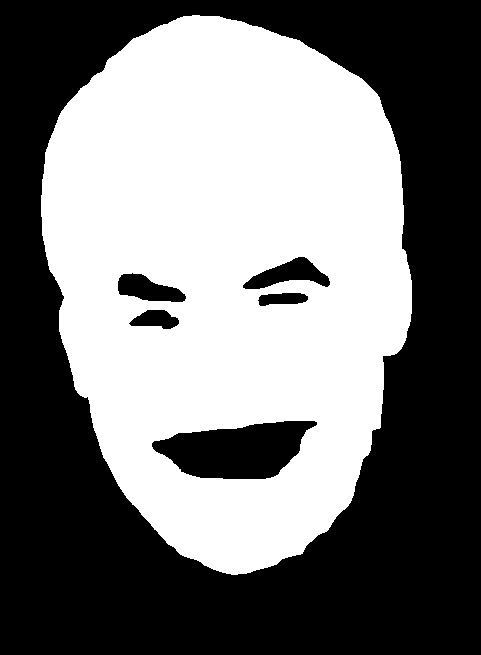
#> input picture art-src/adobe/PB-chad-4-headmask.png, 481 x 655 px, given in place of GF4-tee-things-cutout.png, which was not available
$ python cut.py ../../../art-src/adobe/PB-chad-4-headmask.png
#> lines starting #> are read from the running program, lines starting #| are printed output that depends on the picture
### tools/make_cutouts.py
"""Turn Adobe background-removed images into game-ready photo cutouts.

Inputs  (art-src/adobe):     <name>-cutout.png   (RGBA, background removed)
Outputs (src/assets/scrap):  one trimmed picture per game piece (saved as WebP)

The game adds the white paper border and drop shadow itself, so these are just
the clean cutouts, trimmed to their contents.

Run:  python tools/make_cutouts.py              every step, which takes a few minutes
      python tools/make_cutouts.py sand         just the steps named (see STEPS at the bottom)
(needs what is in tools/requirements.txt. How the inputs are made is in docs/cutting.md.)
"""
import os
import cv2
import numpy as np
from PIL import Image
from shrink_assets import save_webp

ROOT = os.path.dirname(os.path.dirname(os.path.abspath(__file__)))
SRC = os.path.join(ROOT, "art-src", "adobe")
GEN = os.path.join(ROOT, "art-src", "generated")
OUT = os.path.join(ROOT, "src", "assets", "scrap")
# (A quick game with a folder of its own cuts its pictures with a file of its own,
# src/minis/<id>/cut.py, which borrows what is here and points these three at its own
# folders: its sources in art-src/games/<id>, its pieces in src/minis/<id>/assets.)


def load(name):
#> called with name = 'GF4-tee-things-cutout.png'
    return np.asarray(Image.open(os.path.join(SRC, name)).convert("RGBA"), dtype=np.float32) / 255.0


def save(name, rgba):
    """Save a cutout. It is called "name.png" everywhere, here and in the game,
    but what is written is a WebP, which is a fraction of the size."""
    os.makedirs(OUT, exist_ok=True)
    path = os.path.join(OUT, name)
    image = Image.fromarray((np.clip(rgba, 0, 1) * 255).astype(np.uint8), "RGBA")
    if name.endswith(".png"):
        size = save_webp(image, path)
    else:
        image.save(path, optimize=True)
        size = os.path.getsize(path)
    print(name, rgba.shape[1], "x", rgba.shape[0], size, "bytes")


def trim(rgba, margin=2):
    ys, xs = np.where(rgba[..., 3] > 0.08)
    y0, y1 = max(0, ys.min() - margin), min(rgba.shape[0], ys.max() + 1 + margin)
    x0, x1 = max(0, xs.min() - margin), min(rgba.shape[1], xs.max() + 1 + margin)
    return rgba[y0:y1, x0:x1]


# [34 lines left out: functions seal_glass, richer, bug, not called in this run]


def original(name):
    return np.asarray(Image.open(os.path.join(GEN, name)).convert("RGB"), dtype=np.float32) / 255.0


# [14 lines left out: function pieces, not called in this run]


def hsv(rgba):
    return cv2.cvtColor(rgba[..., :3].astype(np.float32), cv2.COLOR_RGB2HSV)


# [281 lines left out: functions glass_mask, dark_glass, repaint, fractions, vehicles, cars and 10 more, not called in this run]


# The workout's bodies: for each sheet, whose it is and which pose each figure
# is doing, from left to right, with how far the new head should tip on it.
WORKOUT_SHEETS = [
    ("WT2a-mom-standing", "mom", [("ready", -0.10), ("lunge", 0.0), ("stretch", 0.0)]),
    ("WT2b-mom-floor", "mom", [("frog", 0.0), ("pretzel", 0.04), ("kick", 0.16)]),
    ("WT2c-bill-standing", "bill", [("ready", -0.10), ("lunge", 0.0), ("stretch", 0.0)]),
    ("WT2d-bill-floor", "bill", [("frog", 0.0), ("pretzel", 0.04), ("kick", 0.16)]),
]
# How tall a chin is off the floor when its owner stands up straight, in the game's own pixels.
STANDING_CHIN = 196


# [106 lines left out: functions workout_bodies, workout_set, not called in this run]


# The fight after school. Stephanie's bodies, by sheet, in the order they stand on it; the
# other girl before and after, the same way.
FIGHT_CHEER = [("AS1a-cheer-standing", ["ready", "fingers", "kick", "flurry"]), ("AS1b-cheer-losing", ["plead", "fly", "ko"])]
FIGHT_RIVAL = [("AS2a-rival-before", ["walk", "point", "flinch", "charge"], "point", 286),
               ("AS2b-rival-after", ["hulk", "flick", "win"], "hulk", 356),
               # her arm at four heights, for swinging Stephanie by: down and out, level, up and out, straight up
               ("AS5-rival-arms", ["arm0", "arm1", "arm2", "arm3"], "arm1", 356)]
# Poses in which she has an arm out with something in the hand: the game needs to know
# where that hand is. It is the leftmost point of her, or for an arm straight up, the topmost.
FIGHT_HANDS = {"flick": "left", "arm0": "left", "arm1": "left", "arm2": "left", "arm3": "top"}


# [125 lines left out: function fight, not called in this run]


# The day Chad had had enough. Whose faces there are photos of, and what each photo is
# of: the photo's number (art-src/photos/<who>-<number>.jpg), the look on his face, how far
# to turn his head to set it straight where he has it on one side (degrees, anticlockwise),
# how much more jaw to give him where the selection stopped short of his chin (as a
# fraction of the height of his head: stubble in shadow is not always taken for face),
# and how much longer than usual his face is where his mouth is wide open (so that his
# head comes out as wide as it does in his other photos, and not squeezed to their height).
BAT_FACES = [("chad", [("1", "scowl", 0, 0.045, 1), ("2", "smile", 0, 0, 1), ("3", "grin", 0, 0, 1), ("4", "laugh", 0, 0, 1), ("5", "yell", 0, 0, 1.13),
                       ("6", "cry", 0, 0, 1.07), ("7", "set", 0, 0, 1)]),
             ("shane", [("1", "beam", 0, 0, 1), ("2", "wary", 0, 0, 1), ("3", "smirk", -17, 0, 1), ("4", "scared", -8, 0, 1), ("5", "cry", 0, 0, 1),
                        ("6", "doe", 0, 0, 1)])]
# The faces that are also seen close up (in the sandbox), and so are kept at a bigger size as well.
BAT_CLOSE_UPS = {("chad", "set"), ("chad", "yell"), ("shane", "doe"), ("shane", "cry")}


# [91 lines left out: function bat_faces, not called in this run]


# The brothers' bodies, by sheet: whose it is, the poses on it from left to right with how
# far his head tips in each (radians, clockwise), and which pose on it has him standing up
# straight, if any does: that one says how big the sheet is to be drawn. (None is a figure
# that is not used: the running and the swing were made again, because both runs on the
# first sheets were the same stride and the swing's bat ran off the edge of its panel.)
BAT_SHEETS = [
    ("chad", "PB1a-chad-standing", [("stand", 0.0), ("shoved", -0.2), ("mad", 0.0), ("hide", 0.1)], "stand"),
    ("chad", "PB1b-chad-bat", [None, None, None, ("down", 0.0)], "down"),
    ("chad", "PB1c-chad-running", [("run1", 0.12), ("run2", 0.08), ("swing", 0.15)], None),
    ("shane", "PB2a-shane-standing", [("push", 0.15), ("laugh", 0.0), ("bawl", -0.06)], "laugh"),
    ("shane", "PB2b-shane-running", [None, None, ("ow", 0.12)], None),
    ("shane", "PB2c-shane-running", [("run1", 0.12), ("run2", 0.08)], None),
    # ...and for the sandbox
    ("chad", "SB3-chad-sandbox", [("dig", 0.5), ("bucket", 0.5), ("wail", 0.0), ("stance", 0.0)], "stance"),
    ("shane", "SB2-shane-sandbox", [("throw", 0.1), ("reach", 0.08), ("punch", 0.06), ("good", 0.0)], "good"),
]
# How far off the ground a boy's chin is when he stands up straight, in game pixels; and how
# many of the picture's pixels are kept for each of the game's.
KID_CHIN = 110
KID_DETAIL = 3
# Poses in which he has the bat up in front of his face: his body goes over his head, not under it.
BAT_IN_FRONT = {"mad", "run1", "run2", "swing"}
# Their mother, in the back doorway: how far off the ground her chin is (in the units of the
# piece of the game she is drawn in), and how tall the doorway she stands in is on the screen.
MOM_CHIN = 178
DOORWAY = 290


# [45 lines left out: functions headless, stood, not called in this run]


def smaller(piece, k):
    return cv2.resize(piece, (max(1, round(piece.shape[1] * k)), max(1, round(piece.shape[0] * k))), interpolation=cv2.INTER_AREA)


# [128 lines left out: functions bat_bodies, bat_door, bat_things, not called in this run]


# The day of the pocket sand. The two pictures of the brothers hugging: what each is
# called, its sheet, how far each of their heads tips in it (Chad's, then Shane's), and how
# far apart their chins are put, in game pixels. (Further than in the picture: the heads
# they are given are twice the size of the ones they had, and would be one on top of the other.)
SAND_PAIRS = [("hug", "SB6-hug", 0.14, -0.12, 40), ("side", "SB7-side-hug", 0.05, -0.06, 46)]
# Where their mother's raised arm bends, in the picture of her from below (SB9): the forearm is
# everything of her to the right of FOREARM_FROM and above FOREARM_ENDS, and it turns at ELBOW.
FOREARM_FROM, FOREARM_ENDS, ELBOW = 900, 574, (948, 614)
# How far down the picture of the sandbox its near plank begins: that much of it is a
# piece of its own as well, to go in front of whoever is standing in the sand.
BOX_NEAR = 0.764


# [45 lines left out: functions mom_scold, without_heads, chin_of, not called in this run]


def boxed(piece):
    ys, xs = np.where(piece[..., 3] > 0.3)
    return max(0, xs.min() - 3), min(piece.shape[1], xs.max() + 4), max(0, ys.min() - 3), min(piece.shape[0], ys.max() + 4)


# [390 lines left out: functions sand, bat_yard, mailman, tree, fence, houses and 10 more, not called in this run]


# The family's animals, from the family's photos of them: each photo's name in art-src/adobe
# (Adobe's cutout of it), and how tall the piece is saved, in pixels.
ANIMALS = [("roger-happy", 620), ("roger-sit", 620), ("roger-lie", 420), ("roger-sleepy", 420), ("roger-portrait", 420),
           ("grump-eat", 300), ("grump-held", 220), ("grump-asleep", 320), ("grump-up", 320)]


# [223 lines left out: functions animals, props, string_face, no_ball, teen, hallway and 3 more, not called in this run]


# Every step, in the order they are run. Each is one kind of picture: it reads its own
# sources from art-src and writes its own pieces (and, for some, a table in src/data).
STEPS = [
    bug, vehicles, cars, heads, more_heads, bill, kid, mom, bill_faces, workout_bodies,
    workout_set, fight, bat_faces, bat_bodies, sand, teen, hallway, locker_things, splats, mailman,
    mailboxes, tree, fence, houses, concrete, guardrail, effects, phone_arm, birds, papers,
    asphalt, dogs, animals, props, postcard,
]

# [11 lines that do not run on import are left out]

### src/minis/golf/cut.py
"""Cut this game's pictures: from what the owner sent and Adobe's cutouts of it
(art-src/games/golf) into the pieces the game loads (src/minis/golf/assets), and
write what was measured on the way (where a chin is, where a blank sign is to be
lettered) to src/minis/golf/cuts.ts.

Run:  .venv/bin/python src/minis/golf/cut.py          (how the cutouts are made: docs/cutting.md)
      .venv/bin/python src/minis/golf/cut.py --keep   turns Adobe's cutouts from PNG into WebP,
                                                      a fifth of the size, which is how they are kept

It borrows the cutting tool's helpers (load, save, selection, without_heads,
chin_of, smaller, ...) and points them at this game's own folders, so nothing
here reads or writes any other game's pictures.

What came from the owner, and what Adobe was asked for each:

  GF1, GF1b  Chad with a driver, and the same again with a 7 iron: three poses a
             sheet. Each figure was sent by itself (cut out of the sheet by the
             same box for both, so that the two line up): the background off, the
             head selected ("the boy": Hair, Face, Left Ear, Right Ear), and "the
             golf club" selected.
  GF2        Bill, two poses: the same, each by itself.
  GF8a-f     Six people on the trail, two moments of a stride each: the same.
  GF4, GF6,  Sheets of things on a plain background: the background off, whole.
  GF7, GF9   (A few things were selected by name as well, in case the cutout
             dropped them. It did not: those masks are kept and not used.)
  GF3, GF5,  The first tee, the trail and the lot outside the shop: whole places,
  GF10       which go in as they are, made smaller.
  CARD       The title card for the second day, "Leave It To Chad", which the owner
             made: it goes in as it is, made smaller.
"""
import os
import sys

import cv2
import numpy as np
from PIL import Image

HERE = os.path.dirname(os.path.abspath(__file__))
ROOT = os.path.dirname(os.path.dirname(os.path.dirname(HERE)))
sys.path.insert(0, os.path.join(ROOT, "tools"))
import make_cutouts as mc  # noqa: E402

mc.SRC = os.path.join(ROOT, "art-src", "games", "golf")    # Adobe's cutouts and masks
mc.GEN = mc.SRC                                            # ...and the pictures they were made from
mc.OUT = os.path.join(HERE, "assets")                      # where the pieces go

# The pieces keep this many pixels to each of the game's (so each is drawn at a third of its size).
DETAIL = 3
# How far it is from the ground to the chin, in the game's pixels: a boy as the brothers are in
# the back yard (KID_CHIN in tools/make_cutouts.py), a grown-up standing, and one running (who leans).
KID = 110
GROWN = 198
RUNS = 190
# A whole place is made this tall in the game's pixels (more than the page, to be put where it
# suits), and keeps this many pixels to each of them.
PLACE = 660
PLACE_DETAIL = 1.5


def adobe(name):
    """One of Adobe's cutouts: as it is kept (WebP), or as it came (PNG)."""
    kept = f"{name}-cutout.webp"
    return mc.load(kept if os.path.exists(os.path.join(mc.SRC, kept)) else f"{name}-cutout.png")


# [44 lines left out: functions keep, figure, not called in this run]


# sheet, how far from ground to chin for whoever on it is standing straightest, and each figure on it:
# what it is called, and how far its head tips (the people on the trail, GF8, are seen from the side)
PEOPLE = [
    ("GF1-chad-golf", KID, [("chad_address", 0.06), ("chad_back", 0.1), ("chad_follow", -0.04)]),
    ("GF1b-chad-iron", KID, [("chad_address_iron", 0.06), ("chad_back_iron", 0.1), ("chad_follow_iron", -0.04)]),
    ("GF2-bill-tee", GROWN, [("bill_stand", 0), ("bill_ohno", 0)]),
    ("GF8a-walker-green", GROWN, [("p0_walk1", 0), ("p0_walk2", 0)]),
    ("GF8b-walker-red", GROWN, [("p1_walk1", 0), ("p1_walk2", 0)]),
    ("GF8c-walker-cardigan", GROWN, [("p2_walk1", 0), ("p2_walk2", 0)]),
    ("GF8d-runner-yellow", RUNS, [("p3_run1", 0), ("p3_run2", 0)]),
    ("GF8e-runner-white", RUNS, [("p4_run1", 0), ("p4_run2", 0)]),
    ("GF8f-runner-green", RUNS, [("p5_run1", 0), ("p5_run2", 0)]),
]


def people():
    made, sizes = {}, {}
    for sheet, height, poses in PEOPLE:
        if not any(os.path.exists(os.path.join(mc.SRC, f"{sheet}-1-cutout{ext}")) for ext in (".png", ".webp")):
            continue                    # not made yet
        found = [(pose, tilt, figure(f"{sheet}-{k + 1}", side=sheet.startswith("GF8"))) for k, (pose, tilt) in enumerate(poses)]
        # everybody on a sheet is the same size: whoever stands tallest is as tall as that kind of person is
        scale = height / max(f["tall"] for _, _, f in found)
        # (Chad with the iron is the same picture as Chad with the driver, and is made the same size)
        scale = sizes.get(sheet.replace("GF1b-chad-iron", "GF1-chad-golf"), scale)
        sizes[sheet] = scale
        for pose, tilt, f in found:
            file = pose.replace("_", "-") + ".png"
            mc.save(file, mc.smaller(f["piece"], scale * DETAIL))
            made[pose] = dict(file=file, at=f["at"], chin=(f["chin"][0] * scale, f["chin"][1] * scale), tilt=tilt,
                              hand=(f["hand"][0] * scale, f["hand"][1] * scale))
    return made


# ---- things ---------------------------------------------------------------------------------

def bands(sheet, splits):
    """A sheet of things in a row, cut where the gaps between them are (as fractions of its
    width): each thing by itself, trimmed, left to right."""
    cut = adobe(sheet)
    edges = [0] + [round(s * cut.shape[1]) for s in splits] + [cut.shape[1]]
    out = []
    for a, b in zip(edges, edges[1:]):
        piece = cut.copy()
        piece[:, :a] = 0
        piece[:, b:] = 0
        out.append(mc.trim(piece))
#> this loop made 5 passes
#> (x0 in trim, x1 in trim) on passes 1 to 5: (0, 91), (87, 162), (158, 288), (284, 412), (408, 481)
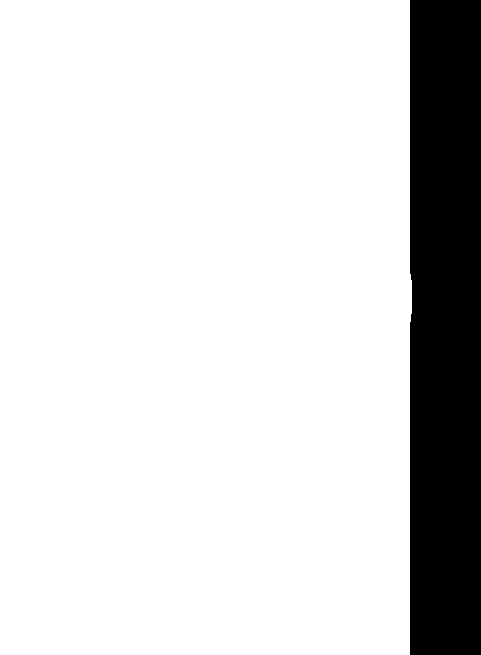
#> piece: shape (655, 481, 4) float32; mean R, G, B, A 0.00026, 0.00026, 0.00026, 0.148; transparent parts drawn white
#> after the loop, out = 5 items
    return out


def sized(piece, wide=None, tall=None):
    """A piece made the size it is drawn at (so many of the game's pixels wide, or tall)."""
    k = (wide / piece.shape[1] if wide else tall / piece.shape[0]) * DETAIL
    return mc.smaller(piece, k)


# [10 lines left out: function blank, not called in this run]


def board(piece, share=0.8):
    """The board of a sign on posts: the rows where it is nearly as wide as it gets."""
    wide = (piece[..., 3] > 0.5).sum(axis=1)
    rows = np.where(wide > wide.max() * share)[0]
    cols = np.where((piece[rows.min():rows.max() + 1, :, 3] > 0.5).any(axis=0))[0]
    return (cols.min() / piece.shape[1], rows.min() / piece.shape[0], (cols.max() + 1) / piece.shape[1], (rows.max() + 1) / piece.shape[0])


def things():
    signs = {}
    # GF4: what is on the tee
    bag, sign, driver, iron, ball = bands("GF4-tee-things", [0.185, 0.332, 0.595, 0.852])
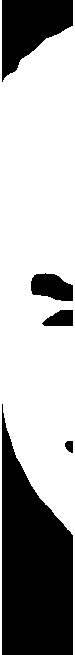
#> sign: shape (655, 75, 4) float32; mean of channels 0, 1, 2, 3 0.606, 0.606, 0.606, 0.947; transparent parts drawn white
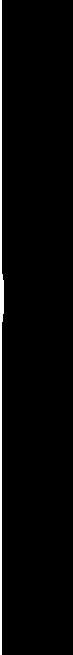
#> ball: shape (655, 73, 4) float32; mean of channels 0, 1, 2, 3 0.00171, 0.00171, 0.00171, 0.973; transparent parts drawn white
    mc.save("bag.png", sized(bag, tall=150))
#> (the call stopped at in save, `size = save_webp(image, path)`: shrink_assets is not available in this run)
    mc.save("sign.png", sized(sign, tall=104))
#> (the call stopped at in save, `size = save_webp(image, path)`: shrink_assets is not available in this run)
    signs["sign"] = board(sign)
#> in board, `wide = (piece[..., 3] > 0.5).sum(axis=1)`: wide = 655 values from 71 to 71
#> in board, `rows = np.where(wide > wide.max() * share)[0]`: rows = 655 values from 0 to 654
#> in board, `cols = np.where((piece[rows.min():rows.max() + 1, :, 3] > 0.5).any(axi..`: cols = 71 values from 2 to 72
    mc.save("club-driver.png", sized(driver, wide=84))
#> call 3 of smaller, with k = 1.94
#> in smaller (call 3), `return cv2.resize(piece, (max(1, round(piece.shape[1] * k)), max(1, ro..`:
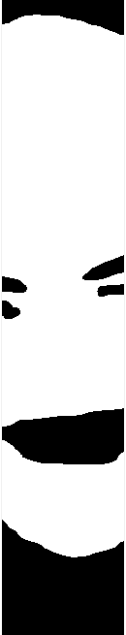
#> returned value: shape (1270, 252, 4) float32 (shown at 1/2 size); mean of channels 0, 1, 2, 3 0.718, 0.718, 0.718, 0.969; transparent parts drawn white
#> (the call stopped at in save, `size = save_webp(image, path)`: shrink_assets is not available in this run)
    mc.save("club-iron.png", sized(iron, wide=84))
#> (the call stopped at in save, `size = save_webp(image, path)`: shrink_assets is not available in this run)
    mc.save("ball.png", sized(ball, wide=132))
#> (the call stopped at in save, `size = save_webp(image, path)`: shrink_assets is not available in this run)
    # GF6: what stands at the entrance to the trail (the park's sign loses the feet of its posts, which are long)
    bollard, gate, park, stop = bands("GF6-entrance-things", [0.15, 0.525, 0.805])
#> call 2 of bands, with sheet = 'GF6-entrance-things'
#> call 2 of load, with name = 'GF6-entrance-things-cutout.png'
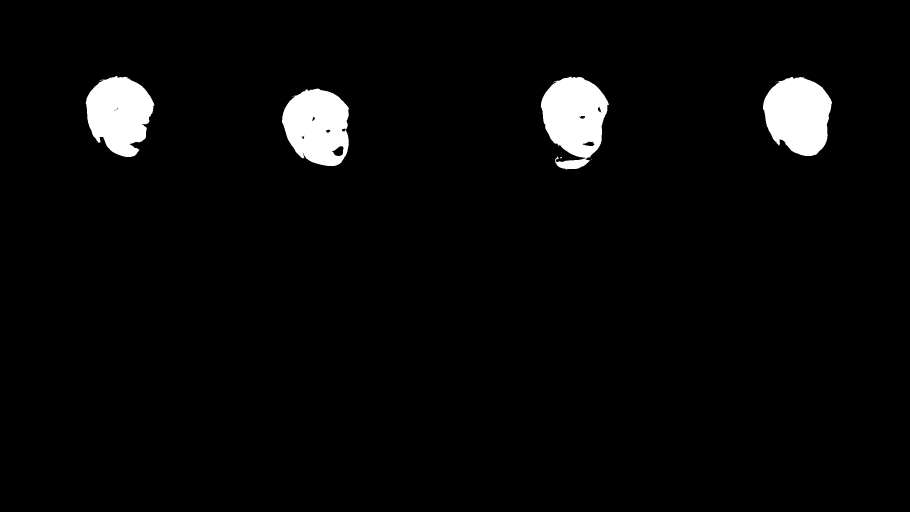
#> input picture art-src/adobe/PB1a-chad-standing-headmask.png, 2730 x 1536 px, given in place of GF6-entrance-things-cutout.png, which was not available (shown at 1/3 size)
#> the loop in bands (call 2), `for a, b in zip(edges, edges[1:]):` made 4 passes
#> (x0 in trim, x1 in trim) on passes 1 to 4: (0, 412), (408, 1435), (1431, 2200), (2196, 2730)
#> after the loop in bands (call 2), `for a, b in zip(edges, edges[1:]):`:
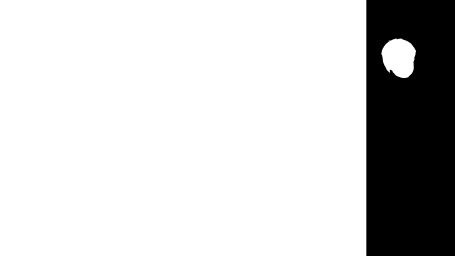
#> piece: shape (1536, 2730, 4) float32 (shown at 1/6 size); mean R, G, B, A 0.00877, 0.00877, 0.00877, 0.195; transparent parts drawn white
#> after the loop in bands (call 2), `for a, b in zip(edges, edges[1:]):`: out = 4 items
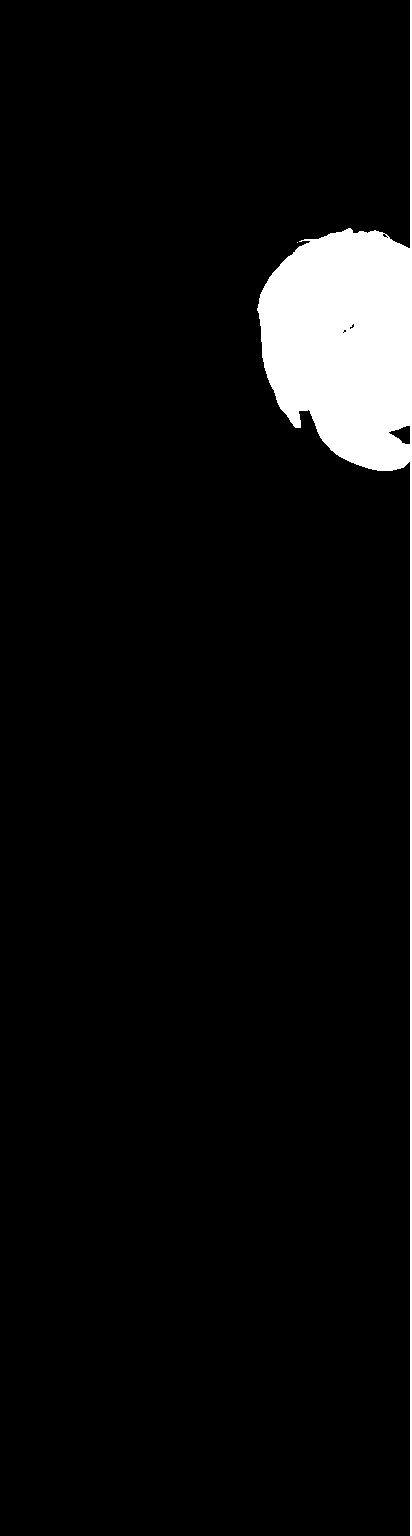
#> bollard: shape (1536, 412, 4) float32; mean of channels 0, 1, 2, 3 0.0461, 0.0461, 0.0461, 0.995; transparent parts drawn white
#> (the rest of the program and of its run is left out)
